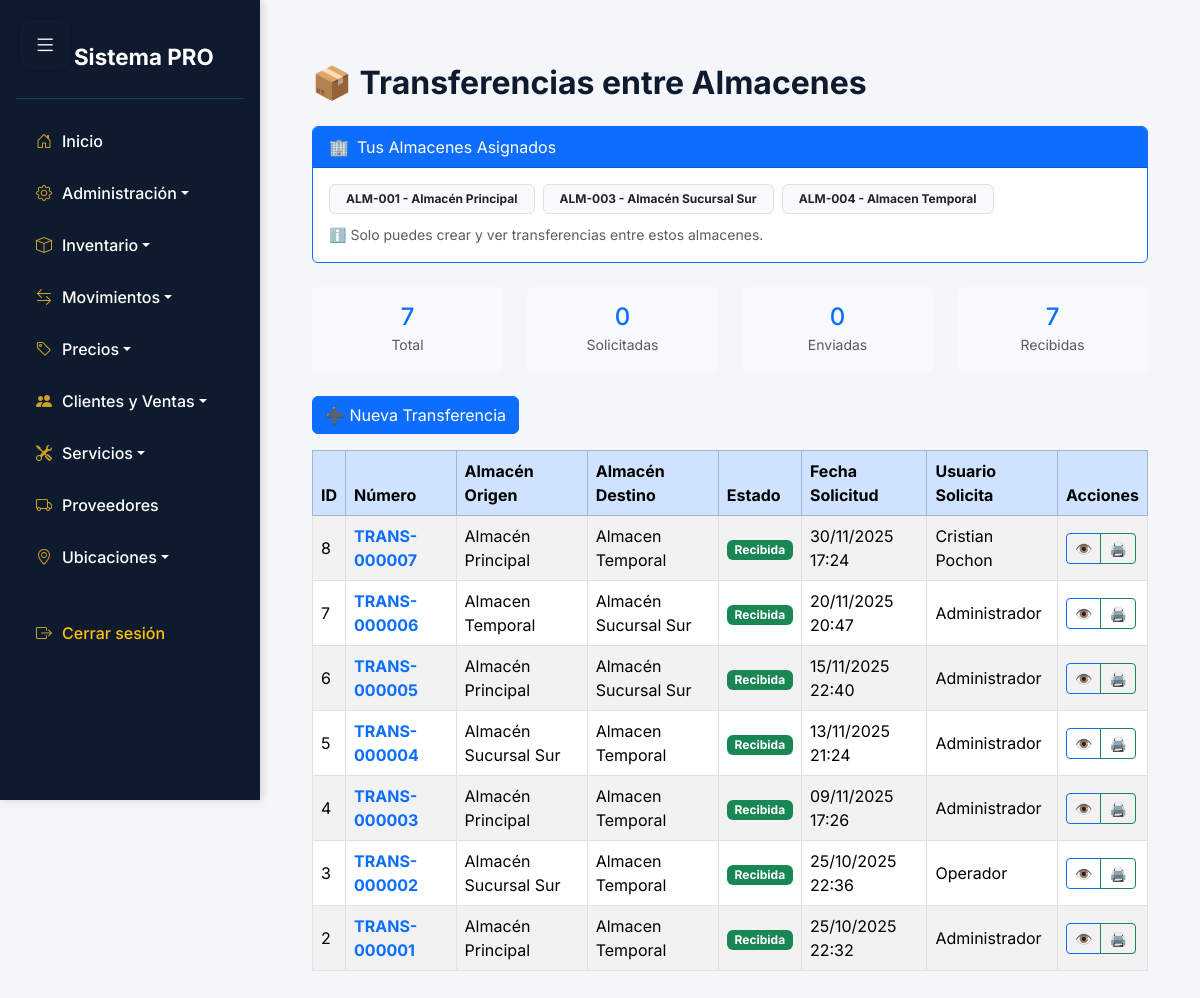
The page /app/vista/transferencias/listar.php (signed in) on the database its author committed.
### tables this page shows
CREATE TABLE `almacenes` (
  `id` int NOT NULL,
  `codigo` varchar(20) NOT NULL,
  `nombre` varchar(100) NOT NULL,
  `ubicacion` text,
  `descripcion` text,
  `responsable_usuario_id` int DEFAULT NULL,
  `estado_id` int NOT NULL DEFAULT '1',
  `usuario_creador_id` int DEFAULT NULL,
  `usuario_modificador_id` int DEFAULT NULL,
  `creado_en` datetime DEFAULT CURRENT_TIMESTAMP,
  `actualizado_en` datetime DEFAULT CURRENT_TIMESTAMP ON UPDATE CURRENT_TIMESTAMP
);

CREATE TABLE `transferencias` (
  `id` int NOT NULL,
  `numero_transferencia` varchar(50) NOT NULL,
  `almacen_origen_id` int NOT NULL,
  `almacen_destino_id` int NOT NULL,
  `fecha_solicitud` datetime NOT NULL DEFAULT CURRENT_TIMESTAMP,
  `fecha_autorizacion` datetime DEFAULT NULL,
  `fecha_envio` datetime DEFAULT NULL,
  `fecha_recepcion` datetime DEFAULT NULL,
  `transferencia_estado_id` int NOT NULL DEFAULT '1',
  `observaciones` text,
  `usuario_solicita_id` int NOT NULL,
  `usuario_autoriza_id` int DEFAULT NULL,
  `usuario_envia_id` int DEFAULT NULL,
  `usuario_recibe_id` int DEFAULT NULL,
  `creado_en` datetime DEFAULT CURRENT_TIMESTAMP,
  `actualizado_en` datetime DEFAULT CURRENT_TIMESTAMP ON UPDATE CURRENT_TIMESTAMP
);

CREATE TABLE `transferencias_estados` (
  `id` int NOT NULL,
  `nombre` varchar(50) NOT NULL,
  `descripcion` text,
  `orden` int NOT NULL,
  `creado_en` datetime DEFAULT CURRENT_TIMESTAMP,
  `actualizado_en` datetime DEFAULT CURRENT_TIMESTAMP ON UPDATE CURRENT_TIMESTAMP
);

CREATE TABLE `usuarios` (
  `id` int NOT NULL,
  `nombre` varchar(100) NOT NULL,
  `correo` varchar(100) NOT NULL,
  `contrasena` varchar(255) NOT NULL,
  `estado_id` int NOT NULL,
  `creado_en` datetime DEFAULT CURRENT_TIMESTAMP,
  `actualizado_en` datetime DEFAULT CURRENT_TIMESTAMP ON UPDATE CURRENT_TIMESTAMP
);

### app/Conexion/Conexion.php (called while the page is built)
<?php
class Conexion {
    private $conexion;
    private $host = 'localhost';
    private $dbName = 'aegis';
    private $username = 'root';
    private $password = '';
    public function __construct() {
        try {
            $this->conexion = new PDO(
                "mysql:host=$this->host;dbname=$this->dbName",
                $this->username,
                $this->password
            );
            $this->conexion->setAttribute(PDO::ATTR_ERRMODE, PDO::ERRMODE_EXCEPTION);
        } catch (PDOException $e) {
            die("Error de conexión: " . $e->getMessage());
        }
    }
    public function getConexion() {
        return $this->conexion;
    }
}
?>

### app/Modelo/Transferencias.php (called while the page is built, shortened)
<?php
require_once __DIR__ . '/../Conexion/Conexion.php';
class Transferencias {
    private $conexion;
    public function __construct() {
        $this->conexion = new Conexion();
        $this->verificarEstados();
    }
    private function verificarEstados() {
        $estadosNecesarios = [
            ['nombre' => 'Solicitada', 'descripcion' => 'Transferencia creada y pendiente de autorización', 'orden' => 1],
            ['nombre' => 'Autorizada', 'descripcion' => 'Transferencia autorizada y lista para envío', 'orden' => 2],
            ['nombre' => 'Enviada', 'descripcion' => 'Productos enviados del almacén origen', 'orden' => 3],
            ['nombre' => 'Recibida', 'descripcion' => 'Productos recibidos en almacén destino', 'orden' => 4],
            ['nombre' => 'Cancelada', 'descripcion' => 'Transferencia cancelada', 'orden' => 5]
        ];
        foreach ($estadosNecesarios as $estado) {
            $sql = "SELECT id FROM transferencias_estados WHERE nombre = ?";
            $stmt = $this->conexion->getConexion()->prepare($sql);
            $stmt->execute([$estado['nombre']]);
        }
    }
    public function obtenerAlmacenesUsuario($usuario_id) {
        $sql = "SELECT a.id, a.codigo, a.nombre
                FROM almacenes a
                INNER JOIN usuario_almacen ua ON a.id = ua.almacen_id
                WHERE ua.usuario_id = ?
                AND a.estado_id = 1
                AND ua.estado_id = 1
                ORDER BY a.nombre ASC";
        $stmt = $this->conexion->getConexion()->prepare($sql);
        $stmt->execute([$usuario_id]);
        return $stmt->fetchAll(PDO::FETCH_ASSOC);
    }
    public function listar($usuario_id = null) {
        if ($usuario_id) {
            $sql = "SELECT DISTINCT t.id,
                           t.numero_transferencia,
                           ao.nombre AS almacen_origen,
                           ad.nombre AS almacen_destino,
                           t.fecha_solicitud,
                           t.fecha_autorizacion,
                           t.fecha_envio,
                           t.fecha_recepcion,
                           te.nombre AS estado,
                           us.nombre AS usuario_solicita,
                           t.observaciones,
                           t.almacen_origen_id,
                           t.almacen_destino_id
                    FROM transferencias t
                    INNER JOIN almacenes ao ON t.almacen_origen_id = ao.id
                    INNER JOIN almacenes ad ON t.almacen_destino_id = ad.id
                    INNER JOIN transferencias_estados te ON t.transferencia_estado_id = te.id
                    LEFT JOIN usuarios us ON t.usuario_solicita_id = us.id
                    INNER JOIN usuario_almacen ua ON (
                        ua.almacen_id = t.almacen_origen_id OR ua.almacen_id = t.almacen_destino_id
                    )
                    WHERE ua.usuario_id = ?
                    AND ua.estado_id = 1
                    ORDER BY t.id DESC";
            $stmt = $this->conexion->getConexion()->prepare($sql);
            $stmt->execute([$usuario_id]);
        }
        return $stmt->fetchAll(PDO::FETCH_ASSOC);
    }
}

### app/Controlador/TransferenciasControlador.php (called while the page is built, shortened)
<?php
require_once __DIR__ . '/../Modelo/Transferencias.php';
class TransferenciasControlador {
    private $modelo;
    public function __construct() {
        $this->modelo = new Transferencias();
    }
    private function obtenerUsuarioId() {
        return $_SESSION['usuario_id'];
    }
    public function listar() {
        $usuario_id = $this->obtenerUsuarioId();
        return $this->modelo->listar($usuario_id);
    }
    public function obtenerAlmacenes() {
        $usuario_id = $this->obtenerUsuarioId();
        return $this->modelo->obtenerAlmacenesUsuario($usuario_id);
    }
}

### app/Vista/Transferencias/listar.php (the view, shortened to what this page needs)
<?php
require_once '../../Controlador/TransferenciasControlador.php';
require_once '../../../includes/sidebar.php';
$controlador = new TransferenciasControlador();
try {
    $transferencias   = $controlador->listar();
    $almacenesUsuario = $controlador->obtenerAlmacenes();
} catch (Exception $e) {
    $transferencias = $almacenesUsuario = [];
    $error = $e->getMessage();
}
?>
<div class="container mt-4">
    <h2 class="mb-4">📦 Transferencias entre Almacenes</h2>
    <?php if (!empty($almacenesUsuario)): ?>
        <div class="card border-primary mb-4">
            <div class="card-header bg-primary text-white d-flex align-items-center">
                <span class="me-2">🏢</span> Tus Almacenes Asignados
            </div>
            <div class="card-body">
                <div class="d-flex flex-wrap gap-2">
                    <?php foreach ($almacenesUsuario as $a): ?>
                        <span class="badge bg-light text-dark border px-3 py-2">
                            <?= htmlspecialchars($a['codigo']) ?> - <?= htmlspecialchars($a['nombre']) ?>
                        </span>
                    <?php endforeach; ?>
                </div>
                <p class="mb-0 mt-2 text-muted"><small>ℹ️ Solo puedes crear y ver transferencias entre estos almacenes.</small></p>
            </div>
        </div>
    <?php else: ?>
        <div class="alert alert-warning">⚠️ No tienes almacenes asignados. Contacta al administrador.</div>
    <?php endif; ?>
    <?php if (!empty($transferencias)):
          $total = count($transferencias);
          $stats = array_count_values(array_column($transferencias,'estado'));
    ?>
        <div class="row mb-4 text-center">
            <?php foreach (['Total'=>$total,'Solicitadas'=>$stats['Solicitada']??0,
                            'Enviadas'=>$stats['Enviada']??0,'Recibidas'=>$stats['Recibida']??0] as $label=>$num): ?>
                <div class="col">
                    <div class="card border-0 bg-light">
                        <div class="card-body">
                            <div class="h4 mb-0 text-primary"><?= $num ?></div>
                            <small class="text-muted"><?= $label ?></small>
                        </div>
                    </div>
                </div>
            <?php endforeach; ?>
        </div>
    <?php endif; ?>
    <div class="mb-3">
        <?php if (!empty($almacenesUsuario)): ?>
            <a href="nuevo.php" class="btn btn-primary">➕ Nueva Transferencia</a>
        <?php else: ?>
            <button class="btn btn-primary" disabled title="Sin almacenes asignados">➕ Nueva Transferencia</button>
        <?php endif; ?>
    </div>
    <?php if (empty($transferencias)): ?>
        <div class="text-center py-5 text-muted">
            <div class="mb-2" style="font-size:48px">📭</div>
            <p class="lead">No hay transferencias disponibles</p>
            <p><?= empty($almacenesUsuario)?'Necesitas almacenes asignados.':'Las transferencias aparecerán aquí.' ?></p>
        </div>
    <?php else: ?>
        <div class="table-responsive">
            <table class="table table-bordered table-striped align-middle">
                <thead class="table-primary">
                    <tr>
                        <th>ID</th><th>Número</th><th>Almacén Origen</th><th>Almacén Destino</th>
                        <th>Estado</th><th>Fecha Solicitud</th><th>Usuario Solicita</th><th>Acciones</th>
                    </tr>
                </thead>
                <tbody>
                    <?php foreach ($transferencias as $t):
                          $est = htmlspecialchars($t['estado']);
                          $badge = match(strtolower($est)){
                              'solicitada'=>'warning','autorizada'=>'info','enviada'=>'secondary',
                              'recibida'=>'success','cancelada'=>'danger',default=>'secondary'};
                    ?>
                        <tr>
                            <td><?= htmlspecialchars($t['id']) ?></td>
                            <td><span class="fw-bold text-primary"><?= htmlspecialchars($t['numero_transferencia']) ?></span></td>
                            <td><?= htmlspecialchars($t['almacen_origen']) ?></td>
                            <td><?= htmlspecialchars($t['almacen_destino']) ?></td>
                            <td><span class="badge bg-<?= $badge ?>"><?= $est ?></span></td>
                            <td><?= date('d/m/Y H:i', strtotime($t['fecha_solicitud'])) ?></td>
                            <td><?= htmlspecialchars($t['usuario_solicita'] ?? 'N/A') ?></td>
                            <td>
                                <div class="btn-group" role="group">
                                    <a href="ver.php?id=<?= $t['id'] ?>" class="btn btn-sm btn-outline-primary" title="Ver detalle">
                                        👁️
                                    </a>
                                    <a href="imprimir.php?id=<?= $t['id'] ?>" class="btn btn-sm btn-outline-success" title="Imprimir PDF" target="_blank">
                                        🖨️
                                    </a>
                                </div>
                            </td>
                        </tr>
                    <?php endforeach; ?>
                </tbody>
            </table>
        </div>
    <?php endif; ?>
</div>

### includes/sidebar.php (style rules this page uses)
:root { --sidebar-bg: #0e1b2f; --sidebar-hover: #1f3a5f; --accent-gold: #c9a227; --body-bg: #f4f6f9; --text-light: #ffffff; --text-dark: #2e2e2e; }
body { font-family: 'Inter', sans-serif; background-color: var(--body-bg); color: var(--text-dark); margin: 0; padding: 0; }
h1, h2, h3 { color: var(--sidebar-bg); font-weight: 700; }

### rows shown on the page
almacenes: codigo "ALM-001", nombre "Almacén Principal"
almacenes: codigo "ALM-003", nombre "Almacén Sucursal Sur"
almacenes: codigo "ALM-004", nombre "Almacen Temporal"
transferencias: id "8", numero_transferencia "TRANS-000007", almacen_origen.nombre "Almacén Principal", almacen_destino.nombre "Almacen Temporal", transferencia_estado.nombre "Recibida", fecha_solicitud "30/11/2025 17:24", usuario_autoriza.nombre "Cristian Pochon"
transferencias: id "7", numero_transferencia "TRANS-000006", almacen_origen.nombre "Almacen Temporal", almacen_destino.nombre "Almacén Sucursal Sur", transferencia_estado.nombre "Recibida", fecha_solicitud "20/11/2025 20:47", usuario_autoriza.nombre "Administrador"
transferencias: id "6", numero_transferencia "TRANS-000005", almacen_origen.nombre "Almacén Principal", almacen_destino.nombre "Almacén Sucursal Sur", transferencia_estado.nombre "Recibida", fecha_solicitud "15/11/2025 22:40", usuario_autoriza.nombre "Administrador"
transferencias: id "5", numero_transferencia "TRANS-000004", almacen_origen.nombre "Almacén Sucursal Sur", almacen_destino.nombre "Almacen Temporal", transferencia_estado.nombre "Recibida", fecha_solicitud "13/11/2025 21:24", usuario_autoriza.nombre "Administrador"
transferencias: id "4", numero_transferencia "TRANS-000003", almacen_origen.nombre "Almacén Principal", almacen_destino.nombre "Almacen Temporal", transferencia_estado.nombre "Recibida", fecha_solicitud "09/11/2025 17:26", usuario_autoriza.nombre "Administrador"
transferencias: id "3", numero_transferencia "TRANS-000002", almacen_origen.nombre "Almacén Sucursal Sur", almacen_destino.nombre "Almacen Temporal", transferencia_estado.nombre "Recibida", fecha_solicitud "25/10/2025 22:36", usuario_autoriza.nombre "Operador"
transferencias: id "2", numero_transferencia "TRANS-000001", almacen_origen.nombre "Almacén Principal", almacen_destino.nombre "Almacen Temporal", transferencia_estado.nombre "Recibida", fecha_solicitud "25/10/2025 22:32", usuario_autoriza.nombre "Administrador"

### other values the page prints
$num "7"
$label "Total"
$num "0"
$label "Solicitadas"
$label "Enviadas"
$label "Recibidas"
